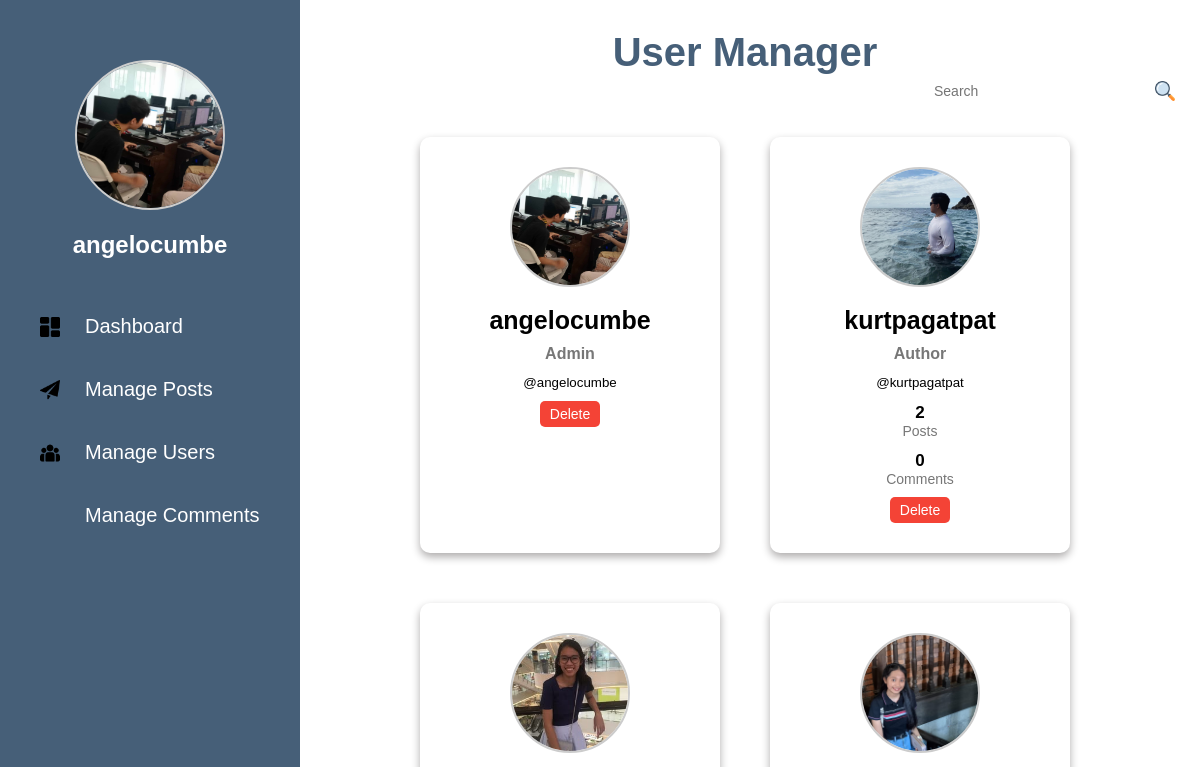
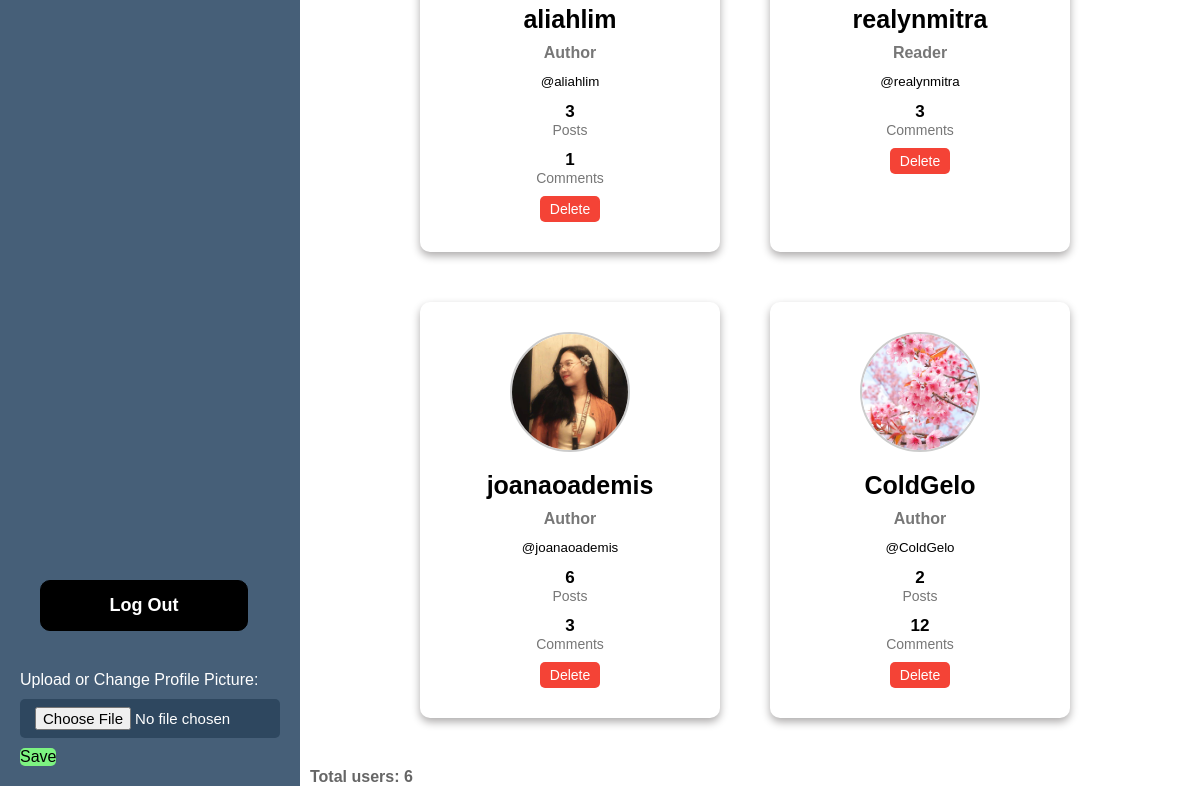
Before: /Admin/users.php (signed in) with the older database file (2 pictures, top to bottom).
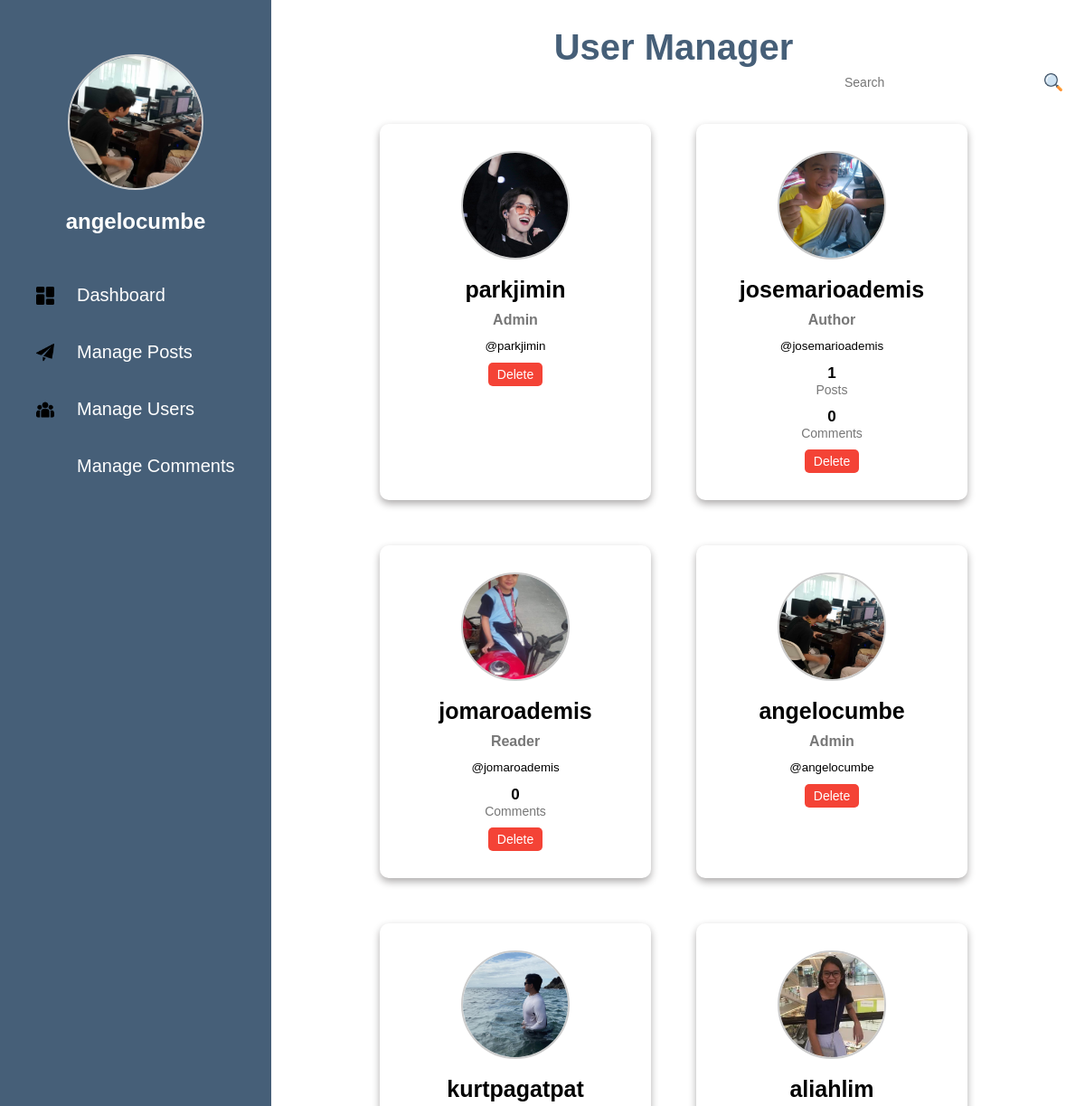
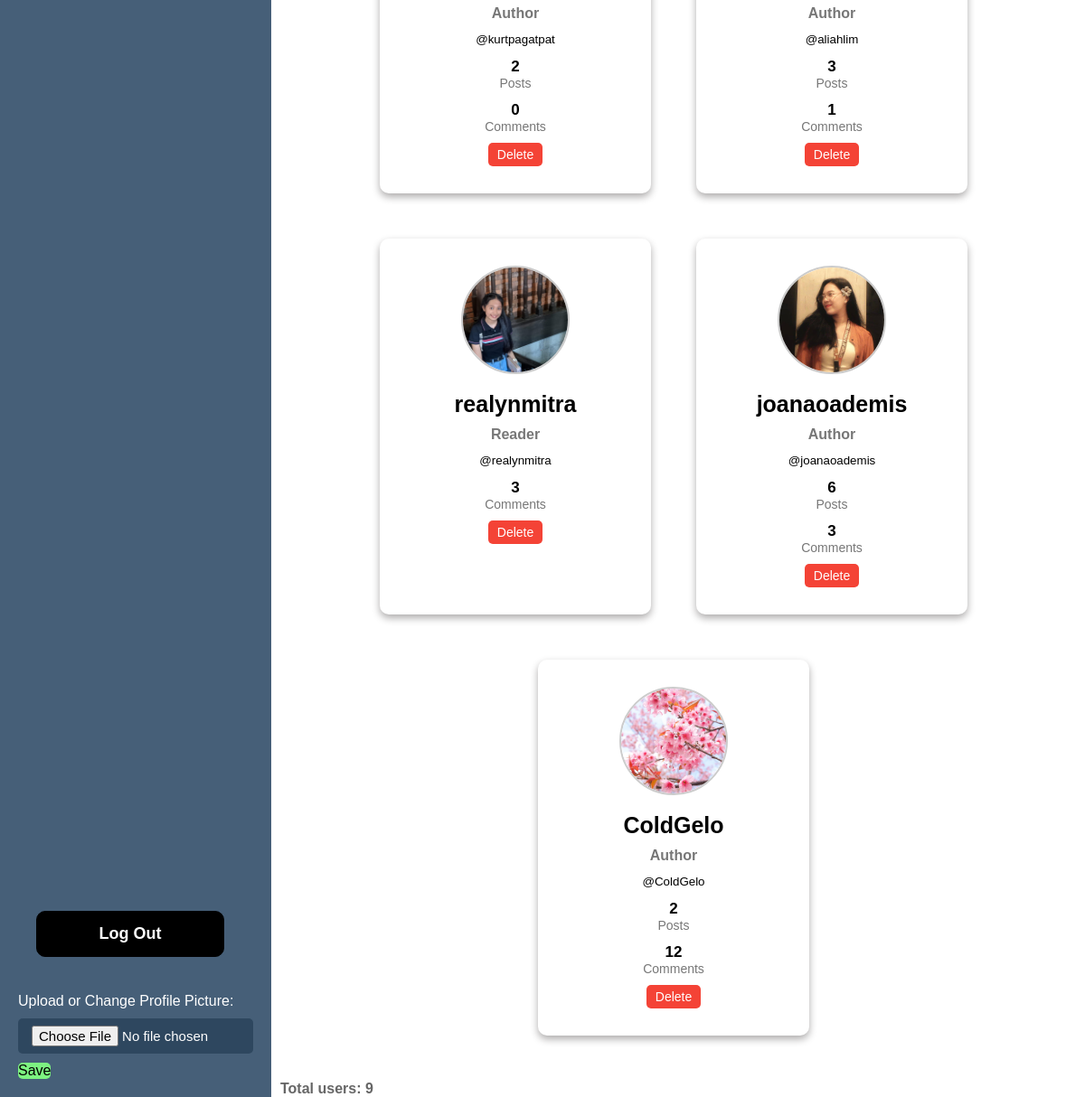
After: the same page with the newer database file (2 pictures, top to bottom).
### tables this page shows
CREATE TABLE `users` (
  `id` int(11) NOT NULL,
  `username` varchar(30) NOT NULL,
  `pass` varchar(255) NOT NULL,
  `email` varchar(100) NOT NULL,
  `created_at` datetime NOT NULL DEFAULT curtime(),
  `role` varchar(50) DEFAULT NULL,
  `display_name` varchar(100) DEFAULT NULL,
  `gender` enum('male','female','not-specified') DEFAULT NULL,
  `bio` text DEFAULT NULL,
  `profile_picture` varchar(255) DEFAULT NULL
);

### db.php (called while the page is built, shortened)
<?php
require('db.connect.php');
function executeQuery($sql, $data){
    global $conn;
    $stmt = $conn->prepare($sql);
    if (count($data) > 0) {
        $values = array_values($data);
        $types = str_repeat('s', count($values));
        $stmt->bind_param($types, ...$values);
    }
    $stmt->execute();
    return $stmt;
}
function selectOne($table, $conditions = []){
    $sql = "SELECT * FROM $table";
    $i = 0;
    foreach ($conditions as $key => $value){
        if ($i === 0){
            $sql = $sql . " WHERE $key = ?";
        } else {
            $sql = $sql . " AND $key = ?";
        }
        $i++;
    }
    $sql = $sql . " LIMIT 1";
    $stmt = executeQuery($sql, $conditions);
    $records = $stmt->get_result()->fetch_all(MYSQLI_ASSOC);
    return !empty($records) ? $records[0] : [];
}
function users() {
    global $conn;
    $sql = "SELECT
                u.id AS user_id, u.username, u.email, u.role,
                u.gender, u.bio, u.profile_picture, u.created_at,
                COALESCE(p.post_count, 0) AS post_count,
                COALESCE(c.comment_count, 0) AS comment_count
            FROM users u
            LEFT JOIN (SELECT users_id, COUNT(*) AS post_count FROM post GROUP BY users_id) p ON u.id = p.users_id
            LEFT JOIN (SELECT users_id, COUNT(*) AS comment_count FROM comments GROUP BY users_id) c ON u.id = c.users_id
            ORDER BY u.created_at DESC";
    return $conn->query($sql)->fetch_all(MYSQLI_ASSOC);
}
function role($role) {
    $role = strtolower($role);
    return in_array($role, ['admin', 'author']) ? $role : 'reader';
}
?>

### Admin/users.php (the view, shortened to what this page needs)
<?php
include ('../db.connect.php');
include ('../db.php');
$users = users();
?>
<!DOCTYPE html>
<html lang="en">
<head>
    <link rel="stylesheet" href="users.css">
</head>
<body>
    <?php include("header.php") ?>
    <div class="container">
        <h1>User Manager</h1>
        <div class="s-main">
            <img class="s-image" src="image/search.png" alt="">
            <input class="s-box" type="text" placeholder="Search">
        </div>
        <div class="users">
            <?php if (empty($users)): ?>
                <div class="no-users">No users found in the database.</div>
            <?php else: ?>
                <?php foreach ($users as $user): ?>
                    <div class="box-user">
                        <div id="<?= role($user['role']) ?>">
                            <?php if (!empty($user['profile_picture'])): ?>
                                <img src="../profiles/<?php echo htmlspecialchars($user['profile_picture']); ?>" alt="Profile Picture">
                            <?php else: ?>
                                <img src="image/profile.png" alt="Default Profile">
                            <?php endif; ?>
                            <h3><?= htmlspecialchars($user['username']) ?></h3>
                            <h2 id="role"><?= htmlspecialchars(ucfirst($user['role'] ?? 'Reader')) ?></h2>
                            <div class="user-info">
                                <small>@<?= htmlspecialchars($user['username']) ?></small>
                            </div>
                            <?php if ($user['role'] !== 'reader' && $user['role']  !== 'admin'): ?>
                                <div class="count">
                                    <p class="value"><?= $user['post_count'] ?></p>
                                    <p class="label">Posts</p>
                                </div>
                            <?php endif; ?>
                            <?php if ($user['role'] !== 'admin'): ?>
                                <div class="count">
                                    <p class="value"><?= $user['comment_count'] ?></p>
                                    <p class="label">Comments</p>
                                </div>
                            <?php endif; ?>
                            <form method="POST"  class="delete-form" onsubmit="return confirm('Delete this user and all their posts/comments?');">
                                <button type="submit" name="delete" class="user-delete">Delete</button>
                            </form>
                        </div>
                    </div>
                <?php endforeach; ?>
            <?php endif; ?>
        </div>
        <?php if (!empty($users)): ?>
            <p class="total-users">
                Total users: <?= count($users) ?>
            </p>
        <?php endif; ?>
    </div>
</body>
</html>

### Admin/header.php (shortened to what this page needs)
<?php
require_once ('../db.connect.php');
require_once ('../db.php');
$profile_pic_path = 'image/profile.png';
$display_name = '';
if (isset($_SESSION['user_id'])) {
        $user = selectOne('users', ['id' => $_SESSION['user_id']]);
        if ($user && !empty($user['profile_picture'])) {
            $profile_pic_path = '../profiles/' . $user['profile_picture'];
        }
        $display_name = $user['display_name'] ?? $user['username'] ?? '';
}
?>
<!DOCTYPE html>
<html lang="en">
<head>
    <link rel="stylesheet" href="header.css">
</head>
<body>
    <nav>
        <img class="image-display"
             src="<?= htmlspecialchars($profile_pic_path) ?>?v=<?= time() ?>"
             alt="Profile Picture"
             title="<?= htmlspecialchars($display_name) ?>"
             onerror="this.src='image/profile.png'">
        <h2 class="name"><?= htmlspecialchars($display_name ?: 'Guest') ?></h2>
        <ul class="links">
            <li><img src="image/dashboard.png" alt=""><a href="dashboard.php">Dashboard</a></li>
            <li><img src="image/paper-plane.png" alt=""><a href="posts.php">Manage Posts</a></li>
            <li><img src="image/group.png" alt=""><a href="users.php">Manage Users</a></li>
            <li><img src="image/chat.png" alt=""><a href="comments.php">Manage Comments</a></li>
        </ul>
        <button class="btn" onclick="window.location.href='logout.php'">
            <b>Log Out</b>
        </button>
        <form method="POST" enctype="multipart/form-data">
            <div class="profile">
                <label class="up">Upload or Change Profile Picture:</label>
                <input type="file" class="upload" name="profile-picture" accept="image/*" >
            </div>
            <div class="dub">
                <button type="submit" class="save">Save</button>
            </div>
        </form>
    </nav>
</body>
</html>

### Admin/users.css (style rules this page uses)
.container { margin-left: 290px; background: white; padding: 0 20px; }
h1 { text-align: center; width: 100%; font-size: 40px; color: #465F78; padding-top: 30px; }
.s-main { position: relative; display: flex; justify-content: flex-end; align-items: center; }
.s-image { width: 25px; position: absolute; padding-right: 5px; color: #666; }
.s-box { width: 30%; padding: 8px 15px 8px 15px; border-radius: 10px; border: none; font-size: 14px; }
.users { margin-top: 30px; display: flex; flex-wrap: wrap; gap: 50px; justify-content: center; }
.box-user { background-color: white; border-radius: 10px; box-shadow: 0 4px 8px 0 rgb(174, 172, 172); padding: 30px; width: 300px; height: auto; flex-direction: column; position: relative; text-align: center; }
.box-user img { width: 120px; height: 120px; border-radius: 50%; object-fit: cover; border: 2px solid #ccc; }
.box-user h3 { color: black; font-size: 25px; margin-top: 15px; }
.box-user #role { color: #777; font-size: 16px; margin-top: 10px; margin-bottom: 10px; }
.box-user .count { text-align: center; width: 100%; display: inline; justify-content: space-around; margin-bottom: 15px; }
.box-user .count .value { margin-top: 12px; font-size: 17px; font-weight: bold; }
.box-user .count .label { font-size: 14px; color: #777; }
.box-user button { margin-top: 10px; padding: 5px 10px; border: none; border-radius: 5px; font-size: 14px; cursor: pointer; }
.box-user .user-delete { background-color: #f44336; color: white; }
.total-users { margin-top: 50px; color: #666; font-weight: bold; }

### Admin/header.css (style rules this page uses)
* { margin: 0; padding: 0; box-sizing: border-box; font-family: 'Poppins', sans-serif; }
body { position: relative; overflow-x: hidden; }
nav { position: fixed; background: #465F78; width: 300px; height: 100%; display: flex; padding: 20px; flex-direction: column; transition: transform 0.3s ease; z-index: 100; }
h2 { color: #ffffff; margin-bottom: -30px; margin-top: 5px; }
.image-display { align-items: center; margin: 40px auto 0; width: 150px; height: 150px; border-radius: 50%; object-fit: cover; border: 2px solid #ccc; display: block; }
nav .name { height: 60px; margin-bottom: 10px; display: flex; align-items: center; justify-content: center; }
nav li { margin-top: 30px; display: flex; align-items: center; margin-bottom: 40px; padding-left: 20px; text-decoration: none; color: #fff; font-size: 24px; }
nav li a { text-decoration: none; display: block; color: #fff; font-size: 20px; }
nav li img { margin-right: 25px; vertical-align: middle; width: 20px; }
nav .btn { background-color: black; color: white; font-weight: bolder; border: 1px solid black; padding: 14px 16px; width: 80%; border-radius: 10px; font-size: 18px; cursor: pointer; margin-top: auto; margin-left: 20px; margin-bottom: 40px; }
.upload { color: white; }
.profile input { margin-top: 10px; margin-bottom: 10px; }
.dub button { background-color: none; margin: 0; padding: 0; font-size: 16px; }
.save { background-color: #7df381; color: black; border: none; border-radius: 5px; cursor: pointer; transition: background-color 0.3s ease; }
.up { color: white; }
.upload { display: inline-block; background-color: #233e54b0; color: white; padding: 8px 15px; border-radius: 5px; cursor: pointer; font-size: 15px; margin-bottom: 10px; width: 100%; }

Changed rows visible on the page:
added users: profile_picture (picture), username "parkjimin", role "Admin"
added users: profile_picture (picture), username "josemarioademis", role "Author", post_count "1", comment_count "0"
added users: profile_picture (picture), username "jomaroademis", role "Reader", comment_count "0"
Other visible differences:
count($users): "6" → "9"
